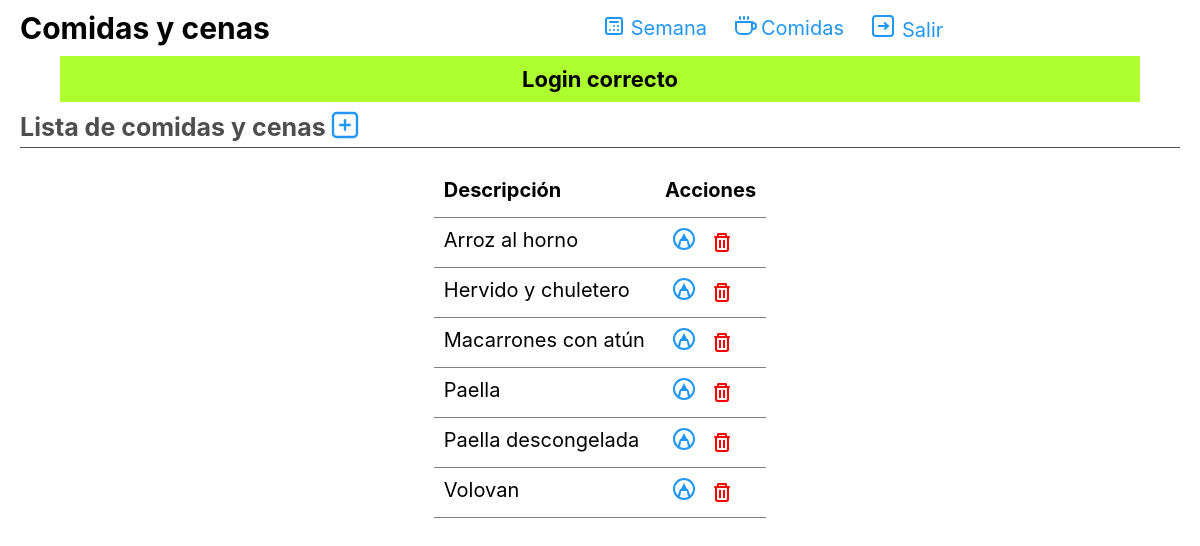
/comidas (signed in), run on the app's committed database.
### tables this page shows
CREATE TABLE comida(
    codigo INTEGER NOT NULL AUTO_INCREMENT,
    descripcion TEXT NOT NULL,
    entresemana BOOLEAN NOT NULL DEFAULT 1,
    cena BOOLEAN NOT NULL DEFAULT 0,
    CONSTRAINT pk_comida PRIMARY KEY (codigo)
);

### web/utils/SessionUtils.php (called while the page is built, shortened)
<?php
class SessionUtils{
    public static function get( $key ){
        return $_SESSION[$key];
    }
}

### web/utils/Utils.php (called while the page is built, shortened)
<?php
class Utils{
    public static function validarUsuario(){
        $usuario = SessionUtils::get('usuario');
        if( $usuario ){
            return true;
        }
        return false;
    }
    public static function validarUsuarioYRedirigir(){
        if( self::validarUsuario() ){
            return true;
        }
    }
}

### web/controllers/Controller.php (called while the page is built, shortened)
<?php
abstract class Controller{
    public function __construct()
    {
        try{
            $this->db = BaseDeDatos::obtenerConexion();
        } catch( ConexionBbddException $e ){
            die( $e->getMessage() );
        }
    }
}

### web/config/bbdd.php (called while the page is built)
<?php
class BaseDeDatos{
    public static function obtenerConexion() {
        $conn = new mysqli(
            $_ENV['MYSQL_HOST'],
            $_ENV['MYSQL_USER'],
            $_ENV['MYSQL_PASSWORD'],
            DBNAME,
            $_ENV['MYSQL_PORT']
        );
        if( $conn->connect_errno ){
            throw new ConexionBbddException( $conn->connect_error );
        } else{
            return $conn;
        }
    }
}

### web/models/Comida.php (called while the page is built, shortened)
<?php
class Comida{
    public function __construct( $codigo, $descripcion, $esEntreSemana, $esCena )
    {
        $this->codigo = $codigo;
        $this->descripcion = $descripcion;
    }
    public static function obtenerComidas( mysqli $db ){
        $sql = 'SELECT * FROM comida ORDER BY descripcion ASC';
        $prepStmt = $db->prepare( $sql );
        $prepStmt->execute();
        $res = $prepStmt->get_result();
        $comidas = [];
        if( $res ){
            foreach( $res->fetch_all(MYSQLI_ASSOC) as $fila ){
                $comida = new Comida( $fila['codigo'], $fila['descripcion'], !!$fila['entresemana'], !!$fila['cena'] );
                $comidas[] = $comida;
            }
        }
        return $comidas;
    }
}

### web/views/comidas/mostrar.php (the view)
<h2>Lista de comidas y cenas<a href="comida/anyadir"><i class="icono gg-add-r"></i></a></h2>
<div class="comidas">
    <div class="comidas__header-descripcion">Descripción</div>
    <div class="comidas__header-acciones">Acciones</div>
    <?php foreach( $comidas as $comida ):?>
        <div class="comidas__comida-descripcion" data-comida-codigo="<?=$comida->codigo?>">
            <?=$comida->descripcion?>
        </div>
        <div class="comidas__comida-acciones" data-comida-codigo="<?=$comida->codigo?>">
            <a href="comida/editar?codigo=<?=$comida->codigo?>"><i class="icono gg-edit-markup"></i></a>
            <a class="comidas__comida-acciones__borrar" href="" onclick="borrarComida(event, <?=$comida->codigo?>)"><i class="icono gg-trash"></i></a>
        </div>
    <?php endforeach; ?>
</div>

### web/index.php (shortened to what this page needs)
<?php
require_once "config/bbdd.php";
$api = false;
$request = $_GET['request'];
$controller = new $defCtrl;
$action = DEFAULT_ACTION;
if( $request ){
    $requestArr = explode( "/", $request );
    if( $requestArr && $requestArr[0] ){
        $controllerClassName = ucfirst( $requestArr[0] ) . 'Controller';
        if( class_exists( $controllerClassName ) ){
            $controller = new $controllerClassName;
        }
    }
}
if( !$api ){
    include_once "views/layouts/header.php";
    include_once "views/alert/success.php";
}
$controller->$action();
if( !$api ){
    include_once "views/layouts/footer.php";
}

### web/views/layouts/header.php (shortened to what this page needs)
<!DOCTYPE html>
<html lang="en">
<head>
    <link rel="stylesheet" href="assets/css/iconos.css">
    <link rel="stylesheet" href="assets/css/estilo.css">
</head>
<body>
    <nav class="nav">
        <h1>Comidas y cenas</h1>
        <?php if( Utils::validarUsuario() ): ?>
            <ul>
                <li><a href="semana"><i class="icono gg-calendar-dates"></i>Semana</a></li>
                <li><a href="comidas"><i class="icono gg-coffee"></i>Comidas</a></li>
                <li><a href="usuario/logout"><i class="icono gg-arrow-right-r"></i>Salir</a></li>
            </ul>
        <?php endif; ?>
    </nav>

### web/views/alert/success.php (shortened to what this page needs)
<?php if( SessionUtils::get('success') ):?>
    <div class="success"> <?=SessionUtils::get('success')?> </div>
<?php endif; ?>

### web/controllers/ComidasController.php
<?php
class ComidasController extends Controller {
    public function defaultAction(){
        $this->mostrar();
    }
    public function mostrar(){
        if( Utils::validarUsuarioYRedirigir() ){
            $comidas = Comida::obtenerComidas( $this->db );
            include_once "views/comidas/mostrar.php";
        }
    }
}

### web/views/layouts/footer.php
    </body>
</html>

### web/assets/css/estilo.css (style rules this page uses)
*, *::before, *::after { padding: 0; margin: 0; box-sizing: border-box; font-family: -apple-system, BlinkMacSystemFont, "Segoe UI", "Roboto", "Helvetica Neue", Arial, sans-serif, "Apple Color Emoji", "Segoe UI Emoji", "Segoe UI Symbol"; }
:root { font-size: 62.5%; --azul-claro: #2196f3; --azul-oscuro: #3f51b5; --rojo: red; }
.nav { display: flex; }
.nav > h1 { margin: 1rem 2rem; min-width: 30rem; font-size: 3rem; }
.nav > ul { list-style: none; width: 100%; display: flex; align-items: center; justify-content: center; font-size: 2rem; }
a:link, a:visited { text-decoration: none; color: var(--azul-claro); }
.nav > ul > li { margin: 1rem; }
.success { font-weight: bold; background: greenyellow; text-align: center; font-size: 2.2rem; padding: 1rem; margin: 0 auto; width: 90%; }
h2 { position: relative; margin: 1rem 2rem; font-size: 2.5rem; color: #4e4e4e; border-bottom: 1px solid #4e4e4e; padding-bottom: .5rem; }
.comidas { margin-top: 2rem; display: grid; font-size: 2rem; justify-content: center; grid-template-columns: repeat(2, minmax( 5rem, auto )); grid-auto-rows: minmax( 5rem, auto ); }
.comidas > * { padding: 1rem; border-bottom: 1px solid gray; }
.comidas__header-descripcion,.comidas__header-entresemana,.comidas__header-cena,.comidas__header-acciones { font-weight: bold; }
h2 > a > i { transform: scale(var(--ggs,1.2)) !important; }
.comidas__comida-acciones > a:link, .comidas__comida-acciones > a:visited { text-decoration: none; color: var(--azul-claro); }
.comidas__comida-acciones > a.comidas__comida-acciones__borrar:link, .comidas__comida-acciones > a.comidas__comida-acciones__borrar:visited { color: var(--rojo); }

### data on the page
comida: descripcion "Arroz al horno"
comida: descripcion "Hervido y chuletero"
comida: descripcion "Macarrones con atún"
comida: descripcion "Paella"
comida: descripcion "Paella descongelada"
comida: descripcion "Volovan"

### other printed values
SessionUtils::get('success') "Login correcto"
